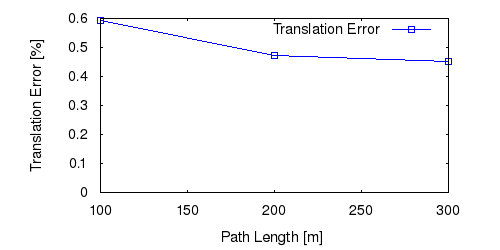

Generate this figure with gnuplot:
set term postscript eps enhanced color
set output "15_tl.eps"
set size ratio 0.5
set yrange [0:*]
set xlabel "Path Length [m]"
set ylabel "Translation Error [%]"
plot "15_tl.txt" using 1:($2*100) title 'Translation Error' lc rgb "#0000FF" pt 4 w linespoints
